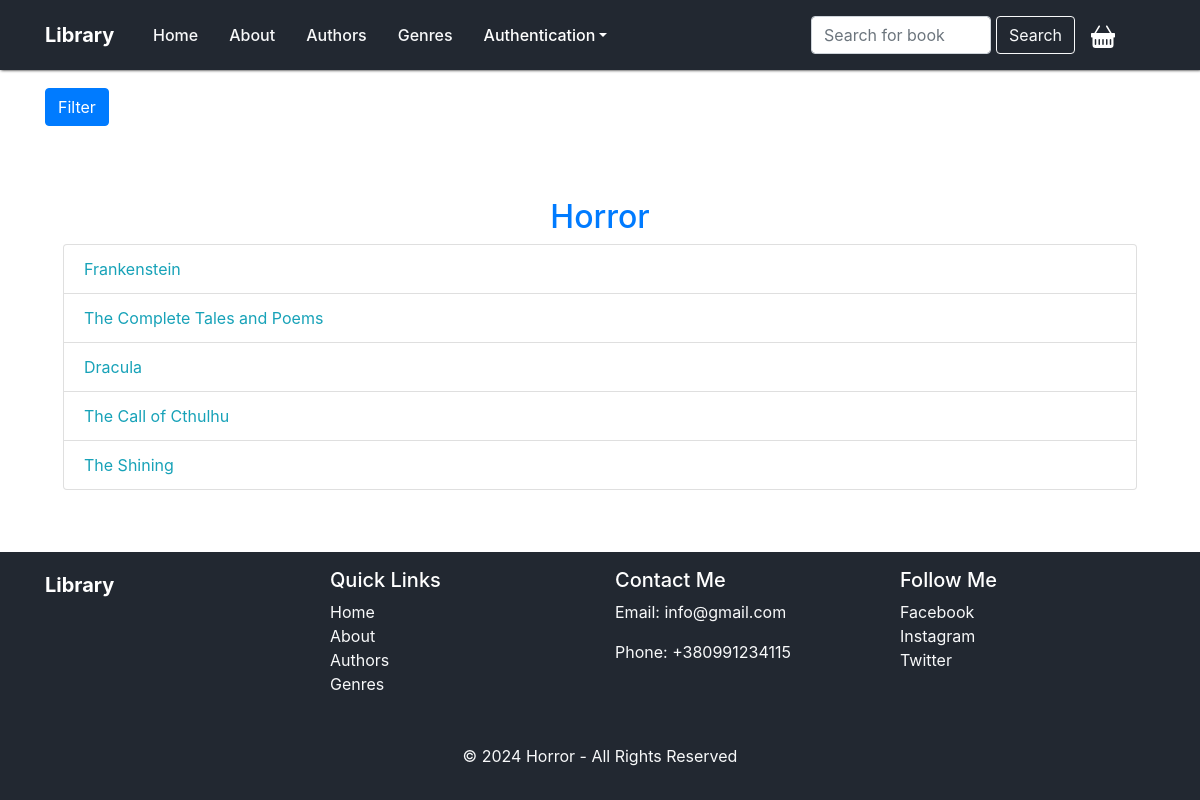
Page /library/genres/4/ on the committed database.
### library/models.py (models this page shows, shortened)
class Genre(models.Model):
    genre = models.CharField(max_length=100, db_index=True)
    def __str__(self):
        return self.genre

class Book(models.Model):
    title = models.CharField(max_length=100)
    authors = models.ManyToManyField('Author', through='BookAuthor')
    genre = models.ForeignKey('Genre', on_delete=models.CASCADE, null=True)
    published_year = models.IntegerField()
    ISBN = models.CharField(max_length=200)
    price = models.DecimalField(max_digits=6, decimal_places=2, default=0.0)
    class Meta:
        ordering = ["published_year"]
        indexes = [models.Index(fields=["published_year"])]

### library/views.py (the view)
# urls.py: path('genres/<int:id>/', views.genre_by_id, name='genre_by_id'),
def genre_by_id(request, id):
    books = Book.objects.filter(genre_id=id)
    title = Genre.objects.get(id=id)
    context = {"title": title, "books": books}
    return render(request, 'library/genre_by_id.html', context=context)

### library/templatetags/tags.py (called while the page is built)
@register.simple_tag()
def get_genres():
    return Genre.objects.all()

@register.simple_tag()
def get_menu():
    return views.menu

@register.simple_tag()
def get_year():
    return datetime.now().year

### library/templates/library/genre_by_id.html
{%extends 'base.html'%}
{%block content%}
<div class="container mt-5">
    <h2 class="text-primary"> {{ title }} </h2>
    <ul class="list-group">
    {% for book in books %}
       <li class="list-group-item"> <a class="text-info" href="{%url 'book_by_id' book.id %}"> {{ book.title }} </a> </li>
        {% endfor %}
    </ul>
</div>
{%endblock%}

### templates/base.html (shortened to what this page needs)
{% load static %}
{% load tags %}
<!DOCTYPE html>
<html lang="en">
<head>
    <link type="text/css" rel="stylesheet" href="{% static 'library/css/index.css' %}">
    <link rel="stylesheet" href="https://stackpath.bootstrapcdn.com/bootstrap/4.5.2/css/bootstrap.min.css">
</head>
<body>
<nav class="navbar navbar-expand-lg fixed-top navbar-dark">
    <div class="container">
        <div class="container-logo">
            <a class="navbar-brand" href="{%url 'home'%}">Library</a>
        </div>
        <div class="collapse navbar-collapse" id="navbarNav">
            <ul class="navbar-nav">
                {% get_menu as menu %}
                {%for item in menu%}
                <li class="nav-item">
                    <a class="nav-link text-light" href="{%url item.URL%}"> {{item.title}}</a>
                </li>
                {%endfor%}
                <li class="nav-item dropdown">
                    <a class="nav-link dropdown-toggle" id="auth-dropdown" role="button" data-toggle="dropdown" aria-expanded="false" href="#">Authentication</a>
                </li>
            </ul>
        </div>
        <form class="form-inline my-2 my-lg0 mr-3" method="get" action="{% url 'search_book' %}">
            <input class="form-control form-width-small" type="search" placeholder="Search for book" name="query">
            <button class="btn btn-outline-light">Search</button>
        </form>
            <div class="mr-3">
            <a href="{%url 'cart'%}">
            </a>
        </div>
    </div>
</nav>
<main>
    <div class="container mt-5 pt-4">
    <button class="btn btn-primary mb-4" data-toggle="collapse" data-target="#filterForm" aria-expanded="false">
        Filter
    </button>
                        {% get_genres as genres %}
</div>
    <div class="ml-5 mr-5">
        {%block content%}
        {%endblock%}
    </div>
</main>
<div class="footer footer-fill mt-4 py-3">
    <div class="container">
        <footer>
            <div class="row">
                <div class="col-md-3 mb-3">
                    <h5>
                        <a class="d-flex align-items-center mb-3 link-body-emphasis navbar-brand"
                           href="{%url 'home'%}">Library</a>
                    </h5>
                </div>
                <div class="col-md-3 mb-3">
                    <h5 class="text-white">Quick Links</h5>
                    <ul class="list-unstyled">
                        {%for item in menu%}
                        <li><a class="text-light" href="{%url item.URL%}">{{item.title}}</a></li>
                        {%endfor%}
                    </ul>
                </div>
                <div class="col-md-3 mb-3">
                    <h5 class="text-white">Contact Me</h5>
                    <p class="text-light">Email: info@gmail.com</p>
                    <p class="text-light">Phone: +380991234115</p>
                </div>
                <div class="col-md-3 mb-3">
                    <h5 class="text-white">Follow Me</h5>
                    <ul class="list-unstyled">
                        <li>
                            <a class="text-light" href="#">Facebook</a>
                        </li>
                        <li>
                            <a class="text-light" href="#">Instagram</a>
                        </li>
                        <li>
                            <a class="text-light" href="#">Twitter</a>
                        </li>
                    </ul>
                </div>
            </div>
            <div class="text-center mt-3">
                 {% get_year as year %}
                <p class="text-light">
                    &copy; {{year}} {{title}} - All Rights Reserved
                </p>
            </div>
        </footer>
    </div>
</div>
</body>
</html>

### library/static/library/css/index.css (style rules this page uses)
:root { --white-text: #FFF; --black: #333333; --deep-blue: #222831; }
body { margin: 20px; height: 100%; display: flex; flex-direction: column; min-height: 100vh; }
main { flex: 1; padding-top: 1rem; }
h1, h2 { text-align: center; margin-bottom: 40px; color: var(--deep-blue); }
.navbar-brand { font-weight: bold; color: #FFF; font-size: 22px; }
.navbar { background-color: var(--deep-blue); box-shadow: 1px 0 3px rgb(0, 0, 0); }
.nav-link { color: var(--white-text) !important; }
.navbar-nav, .nav-link { color: var(--white-text); font-weight: 500; }
.container-logo { width: 100px; }
.form-width-small { width: 180px !important; margin-right: 5px; }
.nav-item { margin-right: 15px; }
.footer-fill { background-color: var(--deep-blue); width: 100%; }

### rows in the picture
Genre: genre "Horror"
Book: title "Frankenstein"
Book: title "The Complete Tales and Poems"
Book: title "Dracula"
Book: title "The Call of Cthulhu"
Book: title "The Shining"

### other values in the picture
{{ item.title }} "Home" "About" "Authors" "Genres"
{{ year }} "2024"
